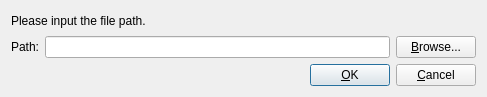
<?xml version="1.0" encoding="UTF-8"?>
<ui version="4.0">
 <class>BrowseDialog</class>
 <widget class="QDialog" name="BrowseDialog">
  <property name="geometry">
   <rect>
    <x>0</x>
    <y>0</y>
    <width>487</width>
    <height>97</height>
   </rect>
  </property>
  <property name="windowTitle">
   <string>Dialog</string>
  </property>
  <layout class="QVBoxLayout" name="verticalLayout">
   <item>
    <widget class="QLabel" name="label">
     <property name="text">
      <string>Please input the file path.</string>
     </property>
    </widget>
   </item>
   <item>
    <layout class="QHBoxLayout" name="horizontalLayout">
     <item>
      <widget class="QLabel" name="label_2">
       <property name="text">
        <string>Path:</string>
       </property>
       <property name="buddy">
        <cstring>lineEdit</cstring>
       </property>
      </widget>
     </item>
     <item>
      <widget class="QLineEdit" name="lineEdit"/>
     </item>
     <item>
      <widget class="QPushButton" name="browse">
       <property name="text">
        <string>&amp;Browse...</string>
       </property>
      </widget>
     </item>
    </layout>
   </item>
   <item>
    <layout class="QHBoxLayout" name="horizontalLayout_2">
     <item>
      <spacer name="horizontalSpacer">
       <property name="orientation">
        <enum>Qt::Horizontal</enum>
       </property>
       <property name="sizeHint" stdset="0">
        <size>
         <width>40</width>
         <height>20</height>
        </size>
       </property>
      </spacer>
     </item>
     <item>
      <widget class="QPushButton" name="ok">
       <property name="text">
        <string>&amp;OK</string>
       </property>
       <property name="default">
        <bool>true</bool>
       </property>
      </widget>
     </item>
     <item>
      <widget class="QPushButton" name="cancel">
       <property name="text">
        <string>&amp;Cancel</string>
       </property>
      </widget>
     </item>
    </layout>
   </item>
  </layout>
 </widget>
 <resources/>
 <connections>
  <connection>
   <sender>cancel</sender>
   <signal>clicked()</signal>
   <receiver>BrowseDialog</receiver>
   <slot>reject()</slot>
   <hints>
    <hint type="sourcelabel">
     <x>439</x>
     <y>75</y>
    </hint>
    <hint type="destinationlabel">
     <x>243</x>
     <y>48</y>
    </hint>
   </hints>
  </connection>
 </connections>
</ui>
